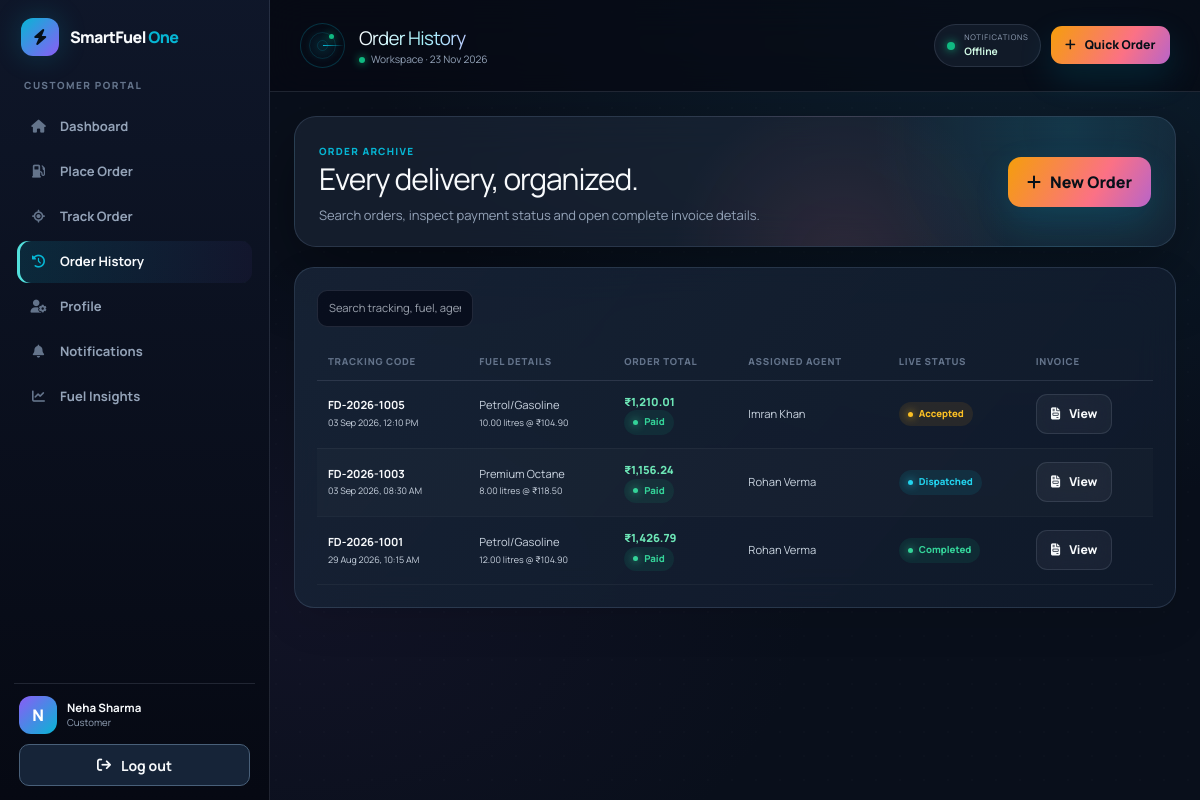
The page /customer/order_history.php (signed in) on the database its author committed.
### tables this page shows
CREATE TABLE users (
    id INT UNSIGNED AUTO_INCREMENT PRIMARY KEY,
    full_name VARCHAR(120) NOT NULL,
    email VARCHAR(190) NOT NULL,
    password_hash VARCHAR(255) NOT NULL,
    phone VARCHAR(20) NOT NULL,
    role ENUM('customer', 'delivery_agent', 'admin') NOT NULL DEFAULT 'customer',
    avatar_url VARCHAR(500) NULL,
    status ENUM('active', 'suspended') NOT NULL DEFAULT 'active',
    created_at TIMESTAMP NOT NULL DEFAULT CURRENT_TIMESTAMP,
    UNIQUE KEY uq_users_email (email),
    UNIQUE KEY uq_users_phone (phone),
    KEY idx_users_role_status (role, status)
);

CREATE TABLE orders (
    id INT UNSIGNED AUTO_INCREMENT PRIMARY KEY,
    tracking_code VARCHAR(30) NOT NULL,
    customer_id INT UNSIGNED NOT NULL,
    delivery_agent_id INT UNSIGNED NULL,
    fuel_type ENUM('Petrol/Gasoline', 'Diesel', 'Premium Octane', 'CNG') NOT NULL,
    quantity_liters DECIMAL(8,2) NOT NULL,
    price_per_liter DECIMAL(10,2) NOT NULL,
    delivery_fee DECIMAL(10,2) NOT NULL DEFAULT 0,
    tax_amount DECIMAL(10,2) NOT NULL DEFAULT 0,
    total_amount DECIMAL(12,2) NOT NULL,
    delivery_address VARCHAR(500) NOT NULL,
    delivery_pincode VARCHAR(10) NOT NULL,
    delivery_time_slot VARCHAR(80) NOT NULL,
    vehicle_number VARCHAR(30) NOT NULL,
    order_status ENUM('Pending', 'Accepted', 'Dispatched', 'Arrived', 'Pumping', 'Completed', 'Cancelled') NOT NULL DEFAULT 'Pending',
    payment_method ENUM('Card', 'UPI/Cash', 'Wallet') NOT NULL,
    payment_status ENUM('Paid', 'Pending', 'Refunded') NOT NULL DEFAULT 'Pending',
    created_at TIMESTAMP NOT NULL DEFAULT CURRENT_TIMESTAMP,
    UNIQUE KEY uq_orders_tracking_code (tracking_code),
    KEY idx_orders_customer_created (customer_id, created_at),
    KEY idx_orders_agent_status (delivery_agent_id, order_status),
    KEY idx_orders_status_created (order_status, created_at),
    CONSTRAINT fk_order_customer FOREIGN KEY (customer_id) REFERENCES users(id) ON DELETE RESTRICT,
    CONSTRAINT fk_order_agent FOREIGN KEY (delivery_agent_id) REFERENCES users(id) ON DELETE SET NULL,
    CONSTRAINT chk_order_quantity CHECK (quantity_liters > 0),
    CONSTRAINT chk_order_amount CHECK (total_amount >= 0)
);

### config/db.php (called while the page is built, shortened)
<?php
function db(): PDO
{
    static $pdo = null;
    if ($pdo instanceof PDO) {
        return $pdo;
    }
    try {
        $pdo = new PDO(
            'mysql:host=' . DB_HOST . ';dbname=' . DB_NAME . ';charset=utf8mb4',
            DB_USER,
            DB_PASS,
            [
                PDO::ATTR_ERRMODE => PDO::ERRMODE_EXCEPTION,
                PDO::ATTR_DEFAULT_FETCH_MODE => PDO::FETCH_ASSOC,
                PDO::ATTR_EMULATE_PREPARES => false,
            ]
        );
    } catch (PDOException $exception) {
        render_unexpected_error($exception);
    }
    sf_schema($pdo);
    return $pdo;
}
function ensure_realtime_schema(): bool
{
    return true;
}
function url(string $path = ''): string
{
    return BASE_URL . ($path === '' ? '' : '/' . ltrim($path, '/'));
}
function e(mixed $value): string
{
    return htmlspecialchars((string) $value, ENT_QUOTES, 'UTF-8');
}
function require_role(string $role): array
{
    $statement = db()->prepare('SELECT * FROM users WHERE id = ? AND status = \'active\' LIMIT 1');
    $statement->execute([(int) $_SESSION['user_id']]);
    $user = $statement->fetch();
    return $user;
}
function role_home(string $role): string
{
    return match ($role) {
        'admin' => 'admin/dashboard.php',
        'delivery_agent' => 'delivery/dashboard.php',
        default => 'customer/dashboard.php',
    };
}
function money(float|string $amount): string
{
    return '₹' . number_format((float) $amount, 2);
}
function status_class(string $status): string
{
    return match ($status) {
        'Completed', 'Paid', 'Processed', 'active' => 'success',
        'Cancelled', 'Refunded', 'suspended' => 'danger',
        'Dispatched', 'Arrived', 'Pumping' => 'info',
        default => 'warning',
    };
}

### config/upgrade.php (called while the page is built, shortened)
<?php
function sf_schema(PDO $pdo): void
{
    $pdo->exec("CREATE TABLE IF NOT EXISTS sf_versions (version INT PRIMARY KEY, installed_at TIMESTAMP DEFAULT CURRENT_TIMESTAMP) ENGINE=InnoDB");
    if ($pdo->query('SELECT version FROM sf_versions WHERE version=1')->fetchColumn()) {
        return;
    }
    if ((int) $pdo->query("SELECT GET_LOCK('smartfuel_upgrade_v1',15)")->fetchColumn() !== 1) {
        throw new RuntimeException('Upgrade is busy. Refresh in a moment.');
    }
    try {
        if ($pdo->query('SELECT version FROM sf_versions WHERE version=1')->fetchColumn()) {
            return;
        }
        foreach ($statements as $sql) {
            $pdo->exec($sql);
        }
        $pdo->exec("INSERT IGNORE INTO sf_agent_approvals(user_id,approval_status) SELECT id,'Approved' FROM users WHERE role='delivery_agent'");
        $pdo->exec('INSERT IGNORE INTO sf_order_details(order_id) SELECT id FROM orders');
        $pdo->exec("UPDATE sf_order_details d JOIN orders o ON o.id=d.order_id SET d.refund_status='Pending' WHERE o.order_status='Cancelled' AND o.payment_status='Paid' AND d.refund_status='Not required'");
        $pdo->exec('INSERT IGNORE INTO sf_inventory_settings(fuel_id) SELECT id FROM fuel_inventory');
        $pdo->exec('DELETE FROM agent_live_locations');
        $pdo->exec('INSERT INTO sf_versions(version) VALUES(1)');
    } finally {
        $pdo->query("SELECT RELEASE_LOCK('smartfuel_upgrade_v1')");
    }
}

### customer/order_history.php (the view, shortened to what this page needs)
<?php
require_once __DIR__ . '/../includes/dashboard_layout.php';
$user = require_role('customer');
$statement = db()->prepare('SELECT o.*,u.full_name agent_name FROM orders o LEFT JOIN users u ON u.id=o.delivery_agent_id WHERE o.customer_id=? ORDER BY o.created_at DESC');
$statement->execute([$user['id']]);
$orders = $statement->fetchAll();
dashboard_start('Order History', 'history', $user);
?>
<section class="welcome-panel"><div><span class="eyebrow">Order archive</span><h2>Every delivery, organized.</h2><p>Search orders, inspect payment status and open complete invoice details.</p></div><a class="btn" href="<?= url('customer/place_order.php') ?>"><i class="fa-solid fa-plus"></i> New Order</a></section>
<section class="panel"><div class="toolbar"><input data-table-filter="#history-table" placeholder="Search tracking, fuel, agent or status..."></div><div class="table-wrap"><table id="history-table"><thead><tr><th>Tracking Code</th><th>Fuel Details</th><th>Order Total</th><th>Assigned Agent</th><th>Live Status</th><th>Invoice</th></tr></thead><tbody><?php foreach($orders as $order): ?><tr><td><a href="<?= url('customer/track_order.php?code='.urlencode($order['tracking_code'])) ?>"><strong><?= e($order['tracking_code']) ?></strong></a><br><small><?= e(date('d M Y, h:i A',strtotime($order['created_at']))) ?></small></td><td><?= e($order['fuel_type']) ?><br><small><?= e($order['quantity_liters']) ?> litres @ <?= money($order['price_per_liter']) ?></small></td><td><span class="money-tag"><?= money($order['total_amount']) ?></span><br><span class="badge <?= status_class($order['payment_status']) ?>"><?= e($order['payment_status']) ?></span></td><td><?= e($order['agent_name'] ?: 'Not assigned') ?></td><td><span class="badge <?= status_class($order['order_status']) ?>"><?= e($order['order_status']) ?></span></td><td><button class="btn btn-secondary btn-small" type="button" data-invoice-open="invoice-<?= (int)$order['id'] ?>"><i class="fa-solid fa-file-invoice"></i> View</button></td></tr><?php endforeach; ?></tbody></table></div></section>
<?php dashboard_end(); ?>

### includes/dashboard_layout.php (shortened to what this page needs)
<?php
require_once __DIR__ . '/../config/db.php';
function get_dashboard_links(string $role): array
{
    return [
        ['dashboard', 'customer/dashboard.php', 'fa-house', 'Dashboard'],
        ['order', 'customer/place_order.php', 'fa-gas-pump', 'Place Order'],
        ['track', 'customer/track_order.php', 'fa-location-crosshairs', 'Track Order'],
        ['history', 'customer/order_history.php', 'fa-clock-rotate-left', 'Order History'],
        ['profile', 'customer/profile.php', 'fa-user-gear', 'Profile'],
    ];
}
function dashboard_start(string $title, string $active, array $user): void
{
    $links = get_dashboard_links($user['role']);
    $links[] = ['notifications', 'account/notifications.php', 'fa-bell', 'Notifications'];
    if ($user['role'] === 'customer') {
        $links[] = ['insights', 'customer/insights.php', 'fa-chart-line', 'Fuel Insights'];
    }
    $roleLabel = match ($user['role']) {
        'admin' => 'Administration',
        'delivery_agent' => 'Delivery Partner',
        default => 'Customer Portal',
    };
    ?>
<!DOCTYPE html>
<html lang="en">
<head>
    <script src="https://cdn.tailwindcss.com"></script>
    <link rel="stylesheet" href="https://cdnjs.cloudflare.com/ajax/libs/font-awesome/6.5.2/css/all.min.css">
    <link rel="stylesheet" href="<?= url('assets/css/custom.css') ?>">
    <link rel="stylesheet" href="<?= url('assets/css/upgrade.css') ?>">
    <link rel="stylesheet" href="<?= url('assets/css/cleanup.css') ?>">
    <link rel="stylesheet" href="https://unpkg.com/leaflet@1.9.4/dist/leaflet.css">
</head>
<body class="dashboard-body">
<div class="dashboard-shell">
    <aside class="sidebar" data-sidebar>
        <div class="side-head">
            <a class="brand" href="<?= url(role_home($user['role'])) ?>"><span class="brand-mark"><i class="fa-solid fa-bolt"></i></span><span>SmartFuel <em>One</em></span></a>
        </div>
        <p class="role-label"><?= e($roleLabel) ?></p>
        <nav class="side-nav">
            <?php foreach ($links as [$key, $path, $icon, $label]): ?>
                <a class="<?= $active === $key ? 'active' : '' ?>" href="<?= url($path) ?>"><i class="fa-solid <?= e($icon) ?>"></i><span><?= e($label) ?></span></a>
            <?php endforeach; ?>
        </nav>
        <div class="side-profile">
            <div class="avatar"><?= e(strtoupper(substr($user['full_name'], 0, 1))) ?></div>
            <div><strong><?= e($user['full_name']) ?></strong><small><?= e(ucwords(str_replace('_', ' ', $user['role']))) ?></small></div>
            <a class="sidebar-logout" href="<?= url('auth/logout.php') ?>"><i class="fa-solid fa-arrow-right-from-bracket" aria-hidden="true"></i> Log out</a>
        </div>
    </aside>
    <main class="dashboard-main">
        <header class="operations-header">
            <span class="radar" aria-hidden="true"><i></i><b></b></span>
            <div class="operations-title"><h1><?= e($title) ?></h1><p><span></span> Workspace · <?= date('d M Y') ?></p></div>
            <div class="header-actions">
                <a class="network-pill" href="<?= url('account/notifications.php') ?>"><i></i><span><small>NOTIFICATIONS</small><strong data-unread>0</strong></span></a>
                <?php if ($user['role'] === 'customer'): ?><a class="btn btn-small" data-magnetic href="<?= url('customer/place_order.php') ?>"><i class="fa-solid fa-plus"></i> Quick Order</a><?php endif; ?>
            </div>
        </header>
        <div class="dashboard-content" data-sync-content>
    <?php
}
function dashboard_end(): void
{
    ?>
        </div>
    </main>
</div>
</body>
</html>
    <?php
}
    ?>

### assets/css/upgrade.css (style rules this page uses)
:root { --sf-surface: rgba(18, 28, 45, .88); --sf-border: rgba(157, 184, 222, .16); }
.dashboard-body { background: radial-gradient(ellipse at 85% 0%, #11374b66, transparent 45%), radial-gradient(ellipse at 25% 75%, #34235133, transparent 40%), #090f1b; }
.dashboard-content { max-width: 1580px; margin-inline: auto; }
.panel, .metric-card { border: 1px solid var(--sf-border); box-shadow: 0 14px 40px #0000001a; background: linear-gradient(130deg, #182538d9, #101a2be8); }
.panel { margin-bottom: 24px; }
.welcome-panel { padding: 28px; border-radius: 22px; border: 1px solid var(--sf-border); }
.welcome-panel h2 { letter-spacing: -.035em; }
.welcome-panel p { max-width: 680px; line-height: 1.65; }
.side-nav { gap: 5px; }
.side-nav a { min-height: 44px; }
.side-nav a.active { box-shadow: inset 3px 0 #53e0dc; }
.operations-header { backdrop-filter: blur(18px); }
input::placeholder, textarea::placeholder { color: #8fa6c0; }

### assets/css/cleanup.css (style rules this page uses)
.dashboard-body .sidebar { height: 100vh; height: 100dvh; overflow: hidden; padding: 18px 14px 14px; }
.sidebar .side-head, .sidebar .role-label { flex-shrink: 0; }
.sidebar .role-label { margin: 22px 10px 10px; }
.sidebar .side-nav { flex: 1 1 auto; min-height: 0; overflow-y: auto; overflow-x: hidden; align-content: start; overscroll-behavior: contain; padding: 3px 3px 12px; gap: 3px; }
.sidebar .side-nav a { min-height: 42px; padding: 9px 12px; font-size: 13px; }
.sidebar .side-profile { flex-shrink: 0; grid-template-columns: auto minmax(0, 1fr); margin-top: 0; padding: 12px 5px 0; row-gap: 10px; background: transparent; }
.side-profile strong { display: block; overflow: hidden; text-overflow: ellipsis; white-space: nowrap; }
.sidebar .sidebar-logout { grid-column: 1 / -1; display: flex; align-items: center; justify-content: center; gap: 10px; min-height: 42px; padding: 8px 12px; border: 1px solid #496079; border-radius: 10px; background: #162438; color: #f8fafc; font-size: 14px; font-weight: 700; }
.dashboard-content { padding: 24px; }
.dashboard-content .welcome-panel { padding: 20px 24px; margin-bottom: 20px; }
.dashboard-content .welcome-panel h2 { font-size: clamp(24px, 2.5vw, 34px); line-height: 1.2; }
.dashboard-content .welcome-panel p { font-size: 13px; margin-top: 8px; }
.dashboard-content .panel { padding: 22px; margin-bottom: 20px; }

### rows shown on the page
users: role "CUSTOMER PORTAL", full_name "N", full_name "Neha Sharma", role "Customer"
orders: tracking_code "FD-2026-1005", created_at "03 Sep 2026, 12:10 PM", fuel_type "Petrol/Gasoline", quantity_liters "10.00", price_per_liter "₹104.90", total_amount "₹1,210.01", payment_status "Paid", delivery_agent.full_name "Imran Khan", order_status "Accepted"
orders: tracking_code "FD-2026-1003", created_at "03 Sep 2026, 08:30 AM", fuel_type "Premium Octane", quantity_liters "8.00", price_per_liter "₹118.50", total_amount "₹1,156.24", payment_status "Paid", delivery_agent.full_name "Rohan Verma", order_status "Dispatched"
orders: tracking_code "FD-2026-1001", created_at "29 Aug 2026, 10:15 AM", fuel_type "Petrol/Gasoline", quantity_liters "12.00", price_per_liter "₹104.90", total_amount "₹1,426.79", payment_status "Paid", delivery_agent.full_name "Rohan Verma", order_status "Completed"

### other values the page prints
$label "Dashboard"
$label "Place Order"
$label "Track Order"
$label "Order History"
$label "Profile"
$label "Notifications"
$label "Fuel Insights"
